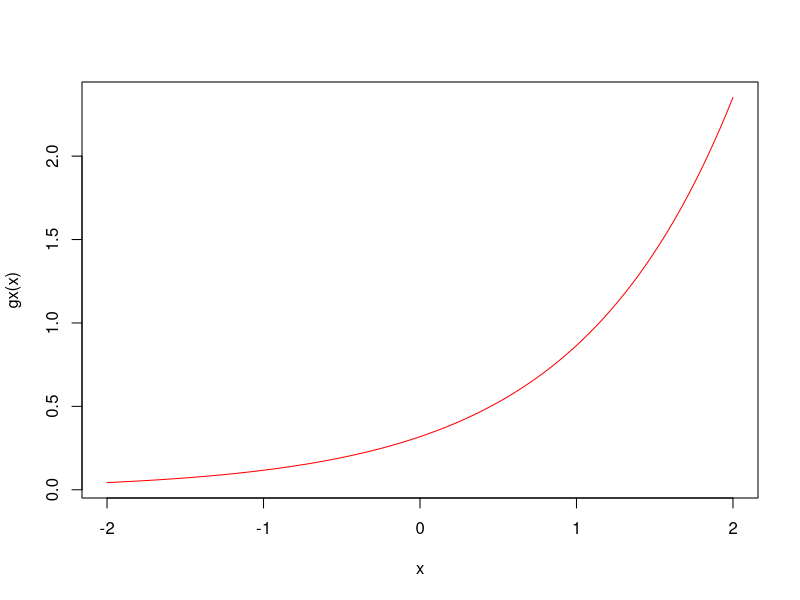
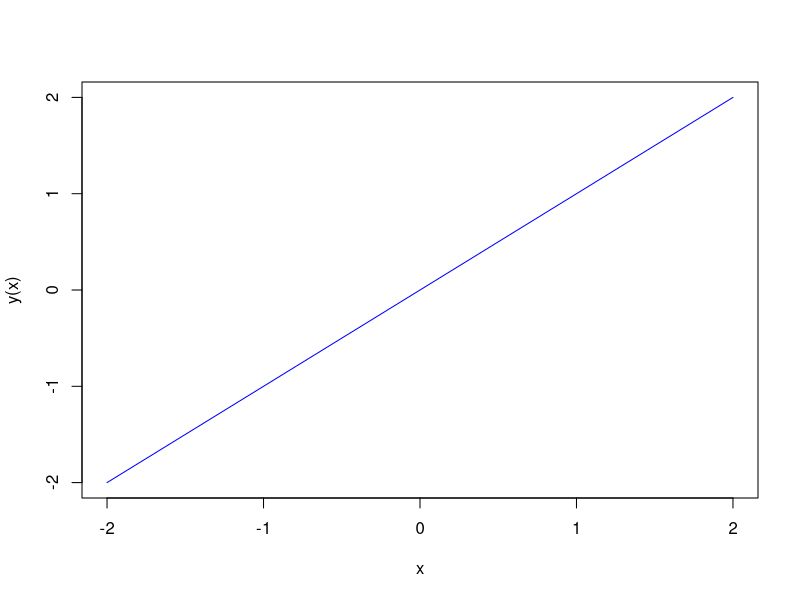
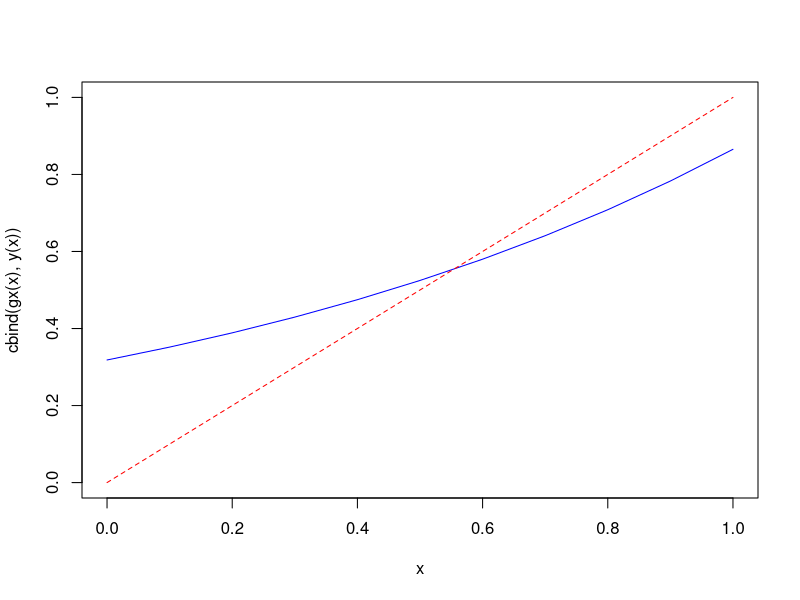

These charts were generated, in order, by the following R code:
rm(list=ls())
gx = function(x) ((exp(x))/(pi))
fx = function(x) (exp(x)-pi*x)
y = function(x) x
x = seq(0,1,0.1);

puntoFijo = function(a,b,error) {
  
  
  if((gx(a)<a) || (gx(b)>b)){ 
    cat("El Intervalo: [ ", a,",", b , "] no es valido\n")
  }else{
    
    puntoMedio = (a+b)/2;
    iteraciones = 0;
    xInicial = puntoMedio
    funcionXInicial = gx(xInicial);
    check = 0;
    
    while(abs(xInicial-funcionXInicial)>error){
      iteraciones = iteraciones + 1
      
      if(xInicial < a){
        check = 1;
      }
      if(check == 0){
        xInicial = funcionXInicial;
        funcionXInicial = gx(xInicial);
      }else{
        funcionXInicial = xInicial;
        xInicial = y(funcionXInicial);
      }
    }
    cat("Iteraciones =",iteraciones,"Resultado = ",xInicial,"\n")
  }
  
}

puntoFijo(0,1,10e-8)
curve(gx,-2,2, col="red")
curve(y,-2,2,col="blue", add = "TRUE")
matplot(x,cbind(gx(x),y(x)),type="l",col=c("blue","red"))